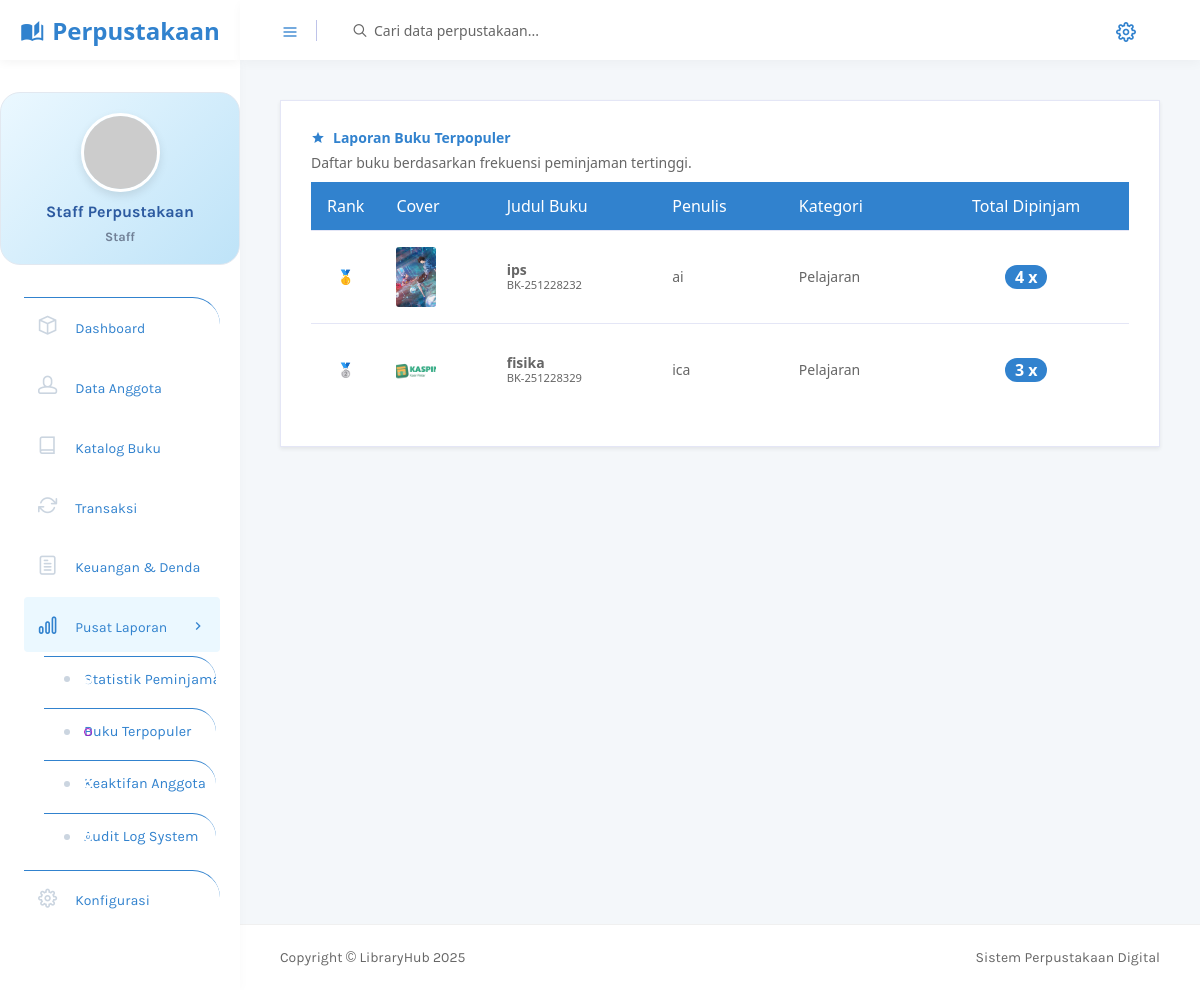
The page /admin/laporan_populer.php (signed in) on the database its author committed.
### tables this page shows
CREATE TABLE `buku` (
  `Id_Buku` varchar(50) NOT NULL,
  `Kode_Buku` varchar(50) NOT NULL,
  `Judul` varchar(200) NOT NULL,
  `Penulis` varchar(100) NOT NULL,
  `Penerbit` varchar(100) DEFAULT NULL,
  `Tahun_Terbit` year(4) DEFAULT NULL,
  `ISBN` varchar(20) DEFAULT NULL,
  `Id_Kategori` varchar(50) DEFAULT NULL,
  `Jumlah_Total` int(11) DEFAULT 0,
  `Jumlah_Tersedia` int(11) DEFAULT 0,
  `Jumlah_Dipinjam` int(11) DEFAULT 0,
  `Jumlah_Rusak` int(11) DEFAULT 0,
  `Jumlah_Hilang` int(11) DEFAULT 0,
  `Lokasi_Rak` varchar(50) DEFAULT NULL,
  `Deskripsi` text DEFAULT NULL,
  `Cover_Buku` varchar(255) DEFAULT NULL,
  `Status` enum('Tersedia','Habis','Tidak Tersedia') DEFAULT 'Tersedia',
  `Created_By` varchar(50) DEFAULT NULL,
  `Created_At` timestamp NOT NULL DEFAULT current_timestamp(),
  `Updated_By` varchar(50) DEFAULT NULL,
  `Updated_At` timestamp NULL DEFAULT NULL ON UPDATE current_timestamp()
);

CREATE TABLE `kategori_buku` (
  `Id_Kategori` varchar(50) NOT NULL,
  `Nama_Kategori` varchar(100) NOT NULL,
  `Deskripsi` text DEFAULT NULL,
  `Created_By` varchar(50) DEFAULT NULL,
  `Created_At` timestamp NOT NULL DEFAULT current_timestamp()
);

### admin/laporan_populer.php (the view, shortened to what this page needs)
<?php
include 'includes/header.php';
?>
<div class="row">
    <div class="col-12 grid-margin stretch-card">
        <div class="card shadow-sm">
            <div class="card-body">
                <h4 class="card-title text-primary"><i class="mdi mdi-star mr-2"></i>Laporan Buku Terpopuler</h4>
                <p class="text-muted">Daftar buku berdasarkan frekuensi peminjaman tertinggi.</p>
                <div class="table-responsive">
                    <table class="table table-hover align-middle">
                        <thead class="bg-primary text-white">
                            <tr>
                                <th width="5%">Rank</th>
                                <th>Cover</th>
                                <th>Judul Buku</th>
                                <th>Penulis</th>
                                <th>Kategori</th>
                                <th class="text-center">Total Dipinjam</th>
                            </tr>
                        </thead>
                        <tbody>
                            <?php
                            $sql = "SELECT b.*, k.Nama_Kategori
                                    FROM buku b
                                    LEFT JOIN kategori_buku k ON b.Id_Kategori = k.Id_Kategori
                                    ORDER BY b.Jumlah_Dipinjam DESC LIMIT 20";
                            $result = $conn->query($sql);
                            $rank = 1;
                            if ($result->num_rows > 0) {
                                while($row = $result->fetch_assoc()) {
                                    $cover = !empty($row['Cover_Buku']) ? "../uploads/buku/".$row['Cover_Buku'] : "images/no-cover.png";
                                    $icon = "";
                                    if($rank == 1) $icon = "🥇";
                                    elseif($rank == 2) $icon = "🥈";
                                    elseif($rank == 3) $icon = "🥉";
                                    else $icon = "#".$rank;
                            ?>
                            <tr>
                                <td class="font-weight-bold h5 text-center"><?php echo $icon; ?></td>
                                <td>
                                    <img src="<?php echo $cover; ?>"
                                        style="width:40px; height:60px; border-radius:3px; object-fit:cover;">
                                </td>
                                <td>
                                    <span class="font-weight-bold"><?php echo $row['Judul']; ?></span><br>
                                    <small class="text-muted"><?php echo $row['Kode_Buku']; ?></small>
                                </td>
                                <td><?php echo $row['Penulis']; ?></td>
                                <td><?php echo $row['Nama_Kategori']; ?></td>
                                <td class="text-center">
                                    <span class="badge badge-pill badge-primary" style="font-size:1rem;">
                                        <?php echo $row['Jumlah_Dipinjam']; ?> x
                                    </span>
                                </td>
                            </tr>
                            <?php
                                    $rank++;
                                }
                            } else {
                                echo "<tr><td colspan='6' class='text-center py-5'>Belum ada data peminjaman.</td></tr>";
                            }
                            ?>
                        </tbody>
                    </table>
                </div>
            </div>
        </div>
    </div>
</div>
<?php include 'includes/footer.php'; ?>

### admin/includes/header.php (shortened to what this page needs)
<!DOCTYPE html>
<html lang="id">
<head>
    <link rel="stylesheet" href="vendors/mdi/css/materialdesignicons.min.css">
    <link rel="stylesheet" href="vendors/feather/feather.css">
    <link rel="stylesheet" href="vendors/base/vendor.bundle.base.css">
    <link rel="stylesheet" href="vendors/flag-icon-css/css/flag-icon.min.css" />
    <link rel="stylesheet" href="vendors/font-awesome/css/font-awesome.min.css">
    <link rel="stylesheet" href="css/style.css">
</head>
<body>
    <div class="container-scroller">
        <nav class="navbar col-lg-12 col-12 p-0 fixed-top d-flex flex-row">
            <div class="text-center navbar-brand-wrapper d-flex align-items-center justify-content-center">
                <a class="navbar-brand brand-logo" href="index.php">
                    <i class="mdi mdi-book-open-page-variant mr-2"></i>Perpustakaan
                </a>
            </div>
            <div class="navbar-menu-wrapper d-flex align-items-center justify-content-end">
                <button class="navbar-toggler navbar-toggler align-self-center" type="button" data-toggle="minimize">
                    <span class="icon-menu text-primary"></span>
                </button>
                <ul class="navbar-nav mr-lg-2">
                    <li class="nav-item nav-search d-none d-lg-block">
                        <div class="input-group">
                            <div class="input-group-prepend">
                                <span class="input-group-text" id="search">
                                    <i class="icon-search"></i>
                                </span>
                            </div>
                            <input type="text" class="form-control" placeholder="Cari data perpustakaan..."
                                aria-label="search" aria-describedby="search">
                        </div>
                    </li>
                </ul>
                <ul class="navbar-nav navbar-nav-right">
                    <li class="nav-item dropdown d-flex mr-4 ">
                        <a class="nav-link count-indicator dropdown-toggle d-flex align-items-center justify-content-center"
                            id="notificationDropdown" href="#" data-toggle="dropdown">
                            <i class="icon-cog text-primary"></i>
                        </a>
                    </li>
                </ul>
            </div>
        </nav>
        <div class="container-fluid page-body-wrapper">
            <nav class="sidebar sidebar-offcanvas" id="sidebar">
                <?php
                $nav_id = $_SESSION['user_id'] ?? '';
                $nav_nama = $_SESSION['nama'] ?? 'Administrator';
                $nav_role = $_SESSION['role'] ?? 'Super Admin';
                $nav_avatar = "https://ui-avatars.com/api/?name=".urlencode($nav_nama)."&background=3182ce&color=fff";
                if (!empty($nav_id) && isset($conn)) {
                    $q_nav = $conn->query("SELECT Foto, Nama_Lengkap, Role FROM admin WHERE Id_Admin = '$nav_id'");
                    if ($q_nav && $q_nav->num_rows > 0) {
                        $d_nav = $q_nav->fetch_assoc();
                        $nav_nama = $d_nav['Nama_Lengkap'];
                        $nav_role = $d_nav['Role'];
                    }
                }
                ?>
                <div class="user-profile">
                    <div class="user-image">
                        <img src="<?php echo $nav_avatar; ?>" alt="profile">
                    </div>
                    <div class="user-name">
                        <?php echo $nav_nama; ?>
                    </div>
                    <div class="user-designation">
                        <?php echo $nav_role; ?>
                    </div>
                </div>
                <ul class="nav">
                    <li class="nav-item">
                        <a class="nav-link" href="index.php">
                            <i class="icon-box menu-icon"></i>
                            <span class="menu-title">Dashboard</span>
                        </a>
                    </li>
                    <li class="nav-item">
                        <a class="nav-link" data-toggle="collapse" href="#ui-anggota" aria-expanded="false"
                            aria-controls="ui-anggota">
                            <i class="icon-head menu-icon"></i>
                            <span class="menu-title">Data Anggota</span>
                            <i class="menu-arrow"></i>
                        </a>
                    </li>
                    <li class="nav-item">
                        <a class="nav-link" data-toggle="collapse" href="#ui-buku" aria-expanded="false"
                            aria-controls="ui-buku">
                            <i class="icon-book menu-icon"></i>
                            <span class="menu-title">Katalog Buku</span>
                            <i class="menu-arrow"></i>
                        </a>
                    </li>
                    <li class="nav-item">
                        <a class="nav-link" data-toggle="collapse" href="#ui-pinjam" aria-expanded="false"
                            aria-controls="ui-pinjam">
                            <i class="icon-repeat menu-icon"></i>
                            <span class="menu-title">Transaksi</span>
                            <i class="menu-arrow"></i>
                        </a>
                    </li>
                    <li class="nav-item">
                        <a class="nav-link" data-toggle="collapse" href="#ui-denda" aria-expanded="false"
                            aria-controls="ui-denda">
                            <i class="icon-paper menu-icon"></i>
                            <span class="menu-title">Keuangan & Denda</span>
                            <i class="menu-arrow"></i>
                        </a>
                    </li>
                    <li class="nav-item">
                        <a class="nav-link" data-toggle="collapse" href="#ui-laporan" aria-expanded="false"
                            aria-controls="ui-laporan">
                            <i class="icon-bar-graph menu-icon"></i>
                            <span class="menu-title">Pusat Laporan</span>
                            <i class="menu-arrow"></i>
                        </a>
                        <div class="collapse" id="ui-laporan">
                            <ul class="nav flex-column sub-menu">
                                <li class="nav-item"> <a class="nav-link" href="laporan_peminjaman.php">Statistik
                                        Peminjaman</a></li>
                                <li class="nav-item"> <a class="nav-link" href="laporan_populer.php">Buku Terpopuler</a>
                                </li>
                                <li class="nav-item"> <a class="nav-link" href="laporan_anggota.php">Keaktifan
                                        Anggota</a></li>
                                <li class="nav-item"> <a class="nav-link" href="log_aktivitas.php">Audit Log System</a>
                                </li>
                            </ul>
                        </div>
                    </li>
                    <li class="nav-item">
                        <a class="nav-link" data-toggle="collapse" href="#ui-setting" aria-expanded="false"
                            aria-controls="ui-setting">
                            <i class="icon-cog menu-icon"></i>
                            <span class="menu-title">Konfigurasi</span>
                            <i class="menu-arrow"></i>
                        </a>
                    </li>
                </ul>
            </nav>
            <div class="main-panel">
                <div class="content-wrapper">

### admin/includes/header.php (style rules this page uses)
.bg-primary, .btn-primary, .badge-primary, .progress-bar-primary { background-color: #3182ce !important; border-color: #3182ce !important; }
.text-primary, a.text-primary, .navbar .navbar-brand, .sidebar .nav .nav-item.active>.nav-link i, .sidebar .nav .nav-item.active>.nav-link .menu-title, .sidebar .nav .nav-item .nav-link[aria-expanded="true"] i, .sidebar .nav .nav-item .nav-link[aria-expanded="true"] .menu-title { color: #3182ce !important; }
.sidebar .nav .nav-item.active>.nav-link, .sidebar .nav .nav-item .nav-link[aria-expanded="true"] { background: #ebf8ff !important; }
.sidebar .nav .nav-item.active>.nav-link i, .sidebar .nav .nav-item .nav-link[aria-expanded="true"] i { color: #3182ce !important; }
:root { --primary: #3182ce; --primary-dark: #2c5aa0; --soft-blue: #ebf8ff; --text-dark: #2d3748; --text-gray: #718096; }
body { background-color: #f8fafc; font-family: 'Segoe UI', sans-serif; }
.navbar .navbar-brand-wrapper { background: white !important; box-shadow: 0 2px 10px rgba(0, 0, 0, 0.05); }
.navbar .navbar-brand { color: var(--primary) !important; font-weight: 800; font-size: 1.5rem; }
.navbar .navbar-menu-wrapper { background: white; box-shadow: 0 4px 10px rgba(0, 0, 0, 0.03); }
.sidebar { background: white; box-shadow: 2px 0 10px rgba(0, 0, 0, 0.02); }
.user-profile { background: linear-gradient(135deg, #ebf8ff 0%, #bee3f8 100%); margin: 20px; padding: 20px; border-radius: 20px; text-align: center; border: 1px solid #e2e8f0; animation: fadeInDown 0.8s ease; }
.user-profile img { width: 70px; height: 70px; border-radius: 50%; border: 3px solid white; box-shadow: 0 4px 10px rgba(0, 0, 0, 0.1); margin-bottom: 10px; object-fit: cover; }
.user-profile .user-name { font-weight: 700; color: var(--primary-dark); font-size: 1rem; }
.user-profile .user-designation { font-size: 0.8rem; color: var(--text-gray); }
.sidebar .nav .nav-item { margin-bottom: 5px; transition: all 0.3s; }
.sidebar .nav .nav-item .nav-link { border-radius: 0 50px 50px 0; margin-right: 20px; color: var(--text-gray); font-weight: 500; transition: all 0.3s ease; background: transparent; }
.sidebar .nav .nav-item .nav-link i.menu-icon { color: #cbd5e0; font-size: 1.2rem; transition: all 0.3s; }
.sidebar .nav .nav-item.active .nav-link { background: var(--soft-blue) !important; color: var(--primary) !important; }
.sidebar .nav .nav-item.active .nav-link i.menu-icon { color: var(--primary) !important; }
.sidebar .nav .sub-menu { background: white !important; padding-left: 20px; }
.sidebar .nav .sub-menu .nav-item .nav-link { font-size: 0.9rem; padding-left: 40px; color: var(--text-gray); background: transparent !important; }
.sidebar .nav .sub-menu .nav-item::before { content: ''; position: absolute; left: 20px; top: 50%; width: 6px; height: 6px; background: #cbd5e0; border-radius: 50%; transform: translateY(-50%); transition: background 0.3s; }
.sidebar .nav .nav-item { animation: fadeInLeft 0.5s ease forwards; opacity: 0; }
.sidebar .nav .nav-item:nth-child(1) { animation-delay: 0.1s; }
.sidebar .nav .nav-item:nth-child(2) { animation-delay: 0.2s; }
.sidebar .nav .nav-item:nth-child(3) { animation-delay: 0.3s; }
.sidebar .nav .nav-item:nth-child(4) { animation-delay: 0.4s; }
.sidebar .nav .nav-item:nth-child(5) { animation-delay: 0.5s; }
.sidebar .nav .nav-item:nth-child(6) { animation-delay: 0.6s; }
.sidebar .nav .nav-item:nth-child(7) { animation-delay: 0.7s; }
.text-primary { color: var(--primary) !important; }
.bg-primary { background-color: var(--primary) !important; }
a { color: var(--primary); transition: color 0.3s; }
.sidebar .nav .nav-item.active>.nav-link { background: #ebf8ff !important; color: #3182ce !important; }
.sidebar .nav .nav-item.active>.nav-link i.menu-icon { color: #3182ce !important; }

### rows shown on the page
buku: icon "🥇", Cover_Buku (picture), Judul "ips", Kode_Buku "BK-251228232", Penulis "ai", Id_Kategori.Nama_Kategori "Pelajaran", Jumlah_Dipinjam "4"
buku: icon "🥈", Cover_Buku (picture), Judul "fisika", Kode_Buku "BK-251228329", Penulis "ica", Id_Kategori.Nama_Kategori "Pelajaran", Jumlah_Dipinjam "3"

### other values the page prints
$nav_nama "Staff Perpustakaan"
$nav_role "Staff"
